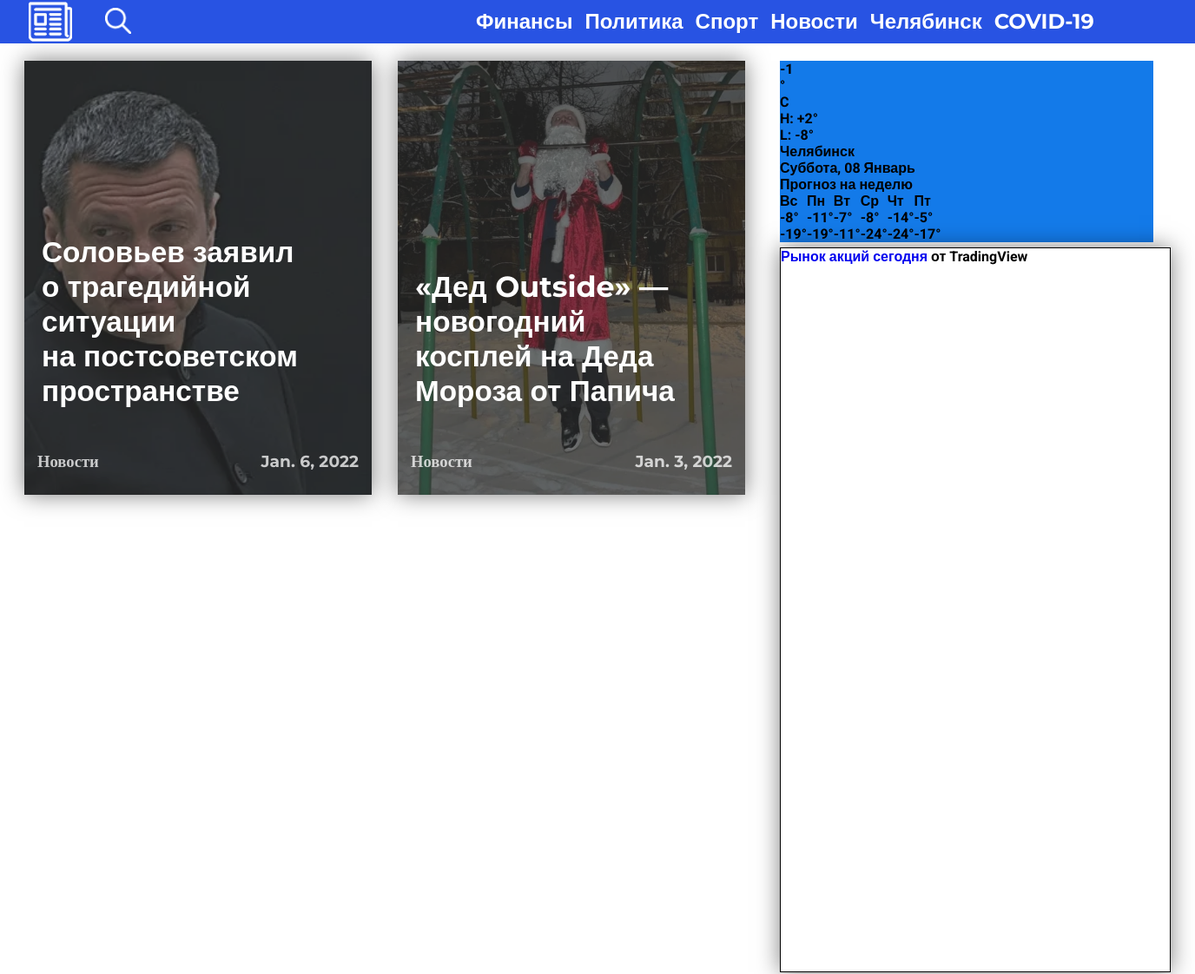
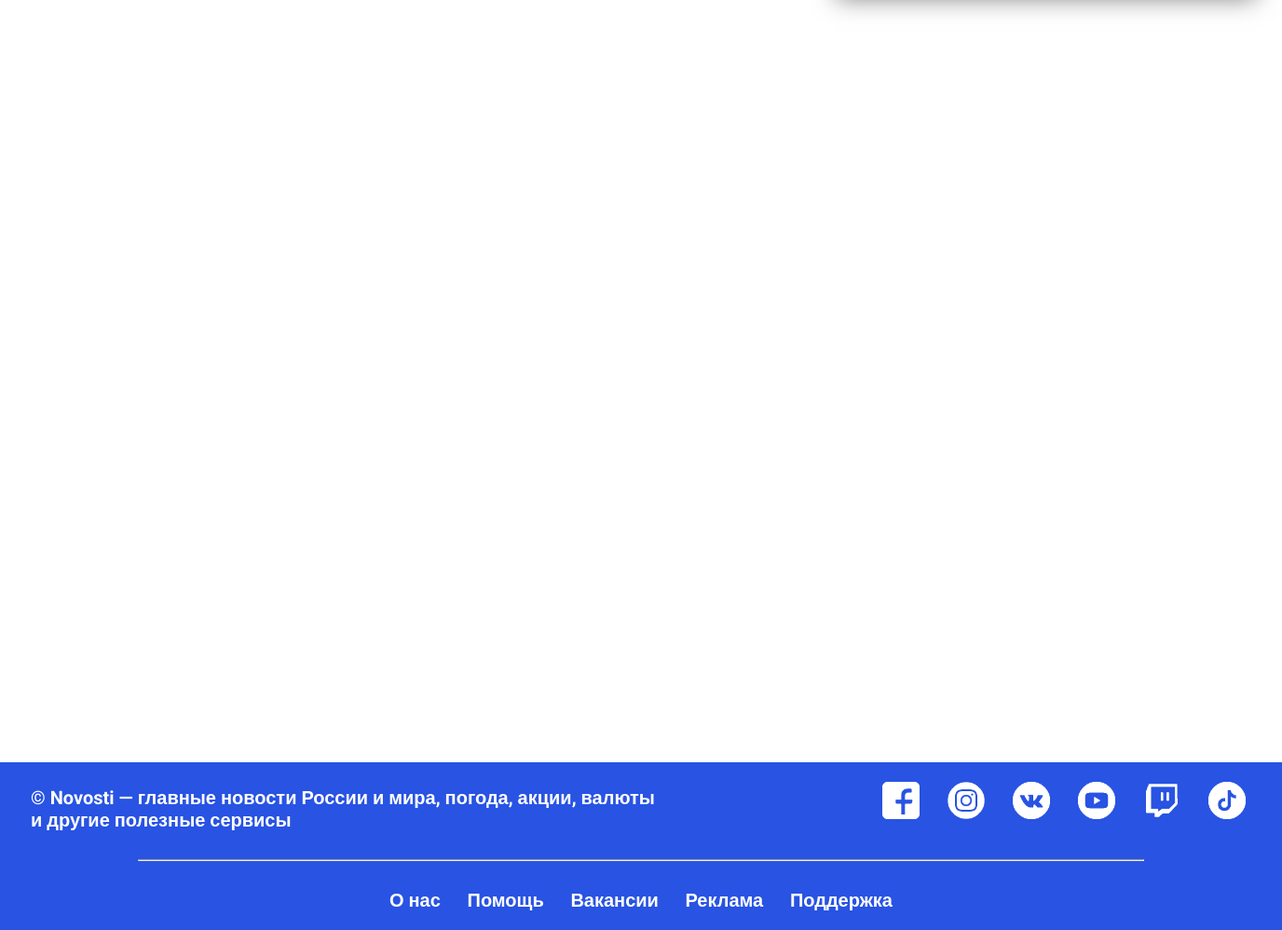
Page /news on the committed database (2 pictures, top to bottom).
### main/models.py (models this page shows, shortened)
class News(models.Model):
    title = models.CharField(max_length=100, verbose_name='заголовок новости')
    content = models.TextField(max_length=2000, verbose_name='содержание статьи')
    image = models.ImageField(verbose_name='изображение статьи')
    published = models.DateField(auto_now=True)
    type = models.CharField(max_length=20, verbose_name='тип новостей')
    class Meta:
        verbose_name = 'новость'
        verbose_name_plural = 'новости'

### main/views.py (the view, shortened to what this page needs)
# urls.py: path('news', NewsPage.as_view(), name='news'),
class NewsPage(View):
    def get(self, request, *args, **kwargs):
        main_news = News.objects.filter(type='Новости').order_by('-id')[:4]
        bottom_news = News.objects.filter(type='Новости').order_by('-id')[4:]
        form = SearchForm()
        return render(request, 'main/news_page.html',
                      {'main_news': main_news, 'bottom_news_politics': bottom_news,
                       'form': form})

### main/templates/main/news_page.html (shortened to what this page needs)
{% load static %}
<!DOCTYPE html>
<html lang="ru">
<head>
	<link rel="stylesheet" href="{% static 'css/styles.css'%}">
</head>
<body>
<div id="main_page">
	<header class="header">
		<div class="top_line">
			<div class="main_menu">
				<a href="{% url 'main' %}" >
					<img src="{% static 'images/icon_header_logo.png' %}" alt="" class="logo_navigation">
				</a>
				<div class="search_box">
					{% block content %}
					<form method="post" class="Vladik">
						<button type="submit" class="magnifier_button">
							<img src="{% static 'images/magnifier_white.png' %}" class="magnifier_picture" alt="">
						</button>
					</form>
					{% endblock %}
				</div>
				<ul class="menu_elements">
					<li class="menu_finances">
						<a href="{% url 'finances' %}">Финансы</a>
					</li >
					<li class="menu_politics">
						<a href="{% url 'politics' %}">Политика</a>
					</li >
					<li class="menu_sport">
						<a href="{% url 'sport' %}">Спорт</a>
					</li >
					<li class="menu_news">
						<a href="{% url 'news' %}">Новости</a>
					</li >
					<li class="menu_chelyabinsk">
						<a href="{% url 'chelyabinsk' %}">Челябинск</a>
					</li >
					<li class="menu_covid">
						<a href="{% url 'covid' %}">COVID-19</a>
					</li >
				</ul>
			</div>
		</div>
	</header>
<div class="main_info">
	<div class="main_block">
	<div class="main_news">
		<div class="main_grid">
			{% block main %}
			{% for main_elem in main_news %}
			<div class="single_main_news">
			<a href="{% url 'article-detail' main_elem.id %}">
				{% if main_elem.image %}
				<img src="{{ main_elem.image.url }}" alt="" class="first_news_image"/>
				{% endif %}
				<div class="black_background"></div>
				<p class="main_block_text">
				  	{{ main_elem.title }}
			  </p>
			  <div class="main_block_single_news_bottom_info">
			  	<p class="main_block_single_news_type">
					{{ main_elem.type }}
			  	</p>
			  	<p class="main_block_single_news_time">
			  		{{ main_elem.published }}
			  	</p>
			  </div>
			</a>
		</div>
			{% endfor %}
			{% endblock %}
		</div>
	</div>
	<div class="side_news">
		<div class="side_grid">
			<div id="m-booked-weather-bl250-27932"> <div class="booked-wzs-250-175 weather-customize" style="background-color:#137AE9;width:430px;" id="width3"> <div class="booked-wzs-250-175_in"> <div class="booked-wzs-250-175-data"> <div class="booked-wzs-250-175-right"> <div class="booked-wzs-day-deck"> <div class="booked-wzs-day-val"> <div class="booked-wzs-day-number">-1</div> <div class="booked-wzs-day-dergee"> <div class="booked-wzs-day-dergee-val">&deg;</div> <div class="booked-wzs-day-dergee-name">C</div> </div> </div> <div class="booked-wzs-day"> <div class="booked-wzs-day-d">H: <span class="plus">+</span>2&deg;</div> <div class="booked-wzs-day-n">L: -8&deg;</div> </div> </div> <div class="booked-wzs-250-175-info"> <div class="booked-wzs-250-175-city">Челябинск </div> <div class="booked-wzs-250-175-date">Суббота, 08 Январь</div> <div class="booked-wzs-left"> <span class="booked-wzs-bottom-l">Прогноз на неделю</span> </div> </div> </div> </div> <table cellpadding="0" cellspacing="0" class="booked-wzs-table-250"> <tr> <td>Вс</td> <td>Пн</td> <td>Вт</td> <td>Ср</td> <td>Чт</td> <td>Пт</td> </tr> <tr> <td class="week-day-val">-8&deg;</td> <td class="week-day-val">-11&deg;</td> <td class="week-day-val">-7&deg;</td> <td class="week-day-val">-8&deg;</td> <td class="week-day-val">-14&deg;</td> <td class="week-day-val">-5&deg;</td> </tr> <tr> <td class="week-day-val">-19&deg;</td> <td class="week-day-val">-19&deg;</td> <td class="week-day-val">-11&deg;</td> <td class="week-day-val">-24&deg;</td> <td class="week-day-val">-24&deg;</td> <td class="week-day-val">-17&deg;</td> </tr> </table> </div> </div> </div>
				<div class="stock_content">
<div class="tradingview-widget-container">
  <div class="tradingview-widget-copyright"><a href="https://ru.tradingview.com/markets/stocks-usa/" rel="noopener" target="_blank"><span class="blue-text">Рынок акций сегодня</span></a> от TradingView</div>
</div>
				</div>
		</div>
	</div>
	</div>
	<div class="bottom_news">
		<div class="bottom_grid">
		</div>
	</div>
</div>
	<footer class="footer">
		<div class="bottom_line">
			<div class="footer_info">
				<p class="footer_site_info">
				© Novosti — главные новости России и мира, погода, акции, валюты
				<br>
				 и другие полезные сервисы
				</p>
				<div class="footer_social">
						<a href="#">
							<img src="images/facebook_logo_white.png"  alt="" class="footer_social_logo">
						</a>
						<a href="#">
							<img src="images/instagram_logo_white.png"  alt="" class="footer_social_logo">
						</a>
						<a href="#">
							<img src="images/vk_logo_white.png"  alt="" class="footer_social_logo">
						</a>
						<a href="#">
							<img src="images/youtube_logo_white.png" alt=""  class="footer_social_logo">
						</a>
						<a href="#">
							<img src="images/twitch_logo_white.png"  alt="" class="footer_social_logo">
						</a>
						<a href="#">
							<img src="images/tiktok_logo_white.png"  alt="" class="footer_social_logo">
						</a>
				</div>
			</div>
			<hr class="footer_white_line"/>
			<div class="other_info">
				<a href="" class="single_other_info">
					<p>О нас</p>
				</a>
				<a href="" class="single_other_info">
					<p>Помощь</p>
				</a>
				<a href="" class="single_other_info">
					<p>Вакансии</p>
				</a>
				<a href="" class="single_other_info">
					<p>Реклама</p>
				</a>
				<a href="" class="single_other_info">
					<p>Поддержка</p>
				</a>
			</div>
		</div>
	</footer>
</div>
</body>
</html>

### main/static/css/styles.css (style rules this page uses)
body { width: 100%; margin: auto; padding: 0; font-family: 'Roboto', "Montserrat", "Work Sans", sans-serif; font-weight: bold; }
*, *:before, *:after { box-sizing: border-box; margin: 0; padding: 0; }
header { position: fixed; top: 0; background: #2853E3; padding: 0; width: 100%; height: 50px; z-index: 10; margin-bottom: 60px; }
footer { font-weight: bold; background: #2853E3; width: 100%; min-width: 1350px; height: 180px; display: flex; float: bottom; }
h1,h2,h3,h4,h5,h6,p { margin : 0; padding : 0; }
a { text-decoration: none }
.top_line { width: 1350px; margin : auto; }
.main_menu { display: -webkit-flex; display: flex; justify-content: space-between; width: 1350px; min-width: 1080px; height: 50px; }
.logo_navigation { position: relative; width: 50px; margin: 0px 20px; }
.search_box { float: left; display: -webkit-flex; display: flex; justify-content: space-between; width: 400px; min-width: 220px; background: #2853E3; border: 4px solid #2853E3; margin: 0; padding: 0; margin-top: 5px; }
.Vladik { margin: 0px auto; height:100%; width:100%; }
.magnifier_button { background: #2853E3; border: none; display: inline-block; height: 30px; padding: 0px; margin: 0px; vertical-align: top; width: 30px; }
.magnifier_button img { display: block; height: 30px; width: 30px; }
ul.menu_elements { list-style-type: none; width: 840px; min-width: 750px; padding-left: 20px; padding-bottom: 20px; margin-top : 10px; align-content: center; justify-content: end; }
ul.menu_elements li { text-decoration: none; display: inline-flex; margin: 0px 5px; }
ul.menu_elements li a { text-decoreation : none; text-decoration-line: none; color: white; font-family: 'Montserrat', sans-serif; font-size: 24px; display: -webkit-flex; display: flex; transition: all 0.35s ease; }
.main_info { width: 1360px; margin: auto; }
.main_block { margin-top: 30px; position : relative; display: -webkit-flex; display: flex; width : 1360px; height: auto; }
.main_news { width: 65%; height: auto; }
.main_grid { margin: 40px 0px 0px 20px; display: grid; grid-template-columns: 400px 400px; grid-template-rows: 500px 500px; gap: 50px 30px; grid-template-areas: ". ." ". ."; }
.first_news_image { object-fit: cover; position: relative; width: 100%; height: 100%; opacity: 0.75; transition: all .25s ease-in; }
.single_main_news { position: relative; overflow: hidden; box-shadow: 0 0 25px rgba(0,0,0,0.5); }
.black_background { position: absolute; top: 0%; left: 0%; width: 100%; height: 100%; background: black; opacity: 0.5; }
.main_block_text { position: absolute; padding-left: 20px; top: 0%; height: 400px; width: 350px; font-family: Montserrat, sans-serif; font-size: 25pt; color: white; word-break: break-word; display: flex; align-items: flex-end; }
.main_block_single_news_bottom_info { display: flex; justify-content: space-between; position: absolute; color: white; font-family: Montserrat; font-size: 14pt; width: 100%; height: 50px; bottom: 0; padding: 0 15px 15px 15px; opacity: 0.75; }
.side_news { width: 35%; height: 1100px; margin-right: 10px; margin-left: 40px; }
.side_grid { display: grid; margin: 40px 40px 0px 0px; grid-template-columns: 450px; grid-template-rows: 165px 835px; gap: 50px 30px; grid-template-areas: "." "."; }
.stock_content { display: flex; border: 1px solid black; box-shadow: 0 0 25px rgba(0,0,0,0.5); position: relative; height: 100%; width: 100%; }
.bottom_grid { margin: 40px 0px 30px 20px; display: grid; grid-template-columns: 300px 300px 300px 300px; grid-template-rows: 350px 350px; gap: 40px 40px; grid-template-areas: ". . . ." ". . . ."; }
.bottom_line { width: 1350px; overflow: auto; margin : auto; }
.footer_info { display: inline-flex; width: 100%; font-size: 15pt; color: white; font-family: 'Roboto', sans-serif; }
.footer_site_info { padding-left: 20px; padding-top: 25px; }
.footer_social { display: inline-flex; padding-top: 25px; padding-left: 17%; }
.footer_social_logo { margin: -5px 15px 5px 15px; width: 40px; height: 40px; }
.footer_white_line { top: 50%; height: 2px; color: white; width: 80%; margin: 30px 10% 10px 10%; }
.other_info { padding: 20px 30%; width: 100%; display: flex; justify-content: space-between; color: white; font-size: 15pt; }
.single_other_info { text-decoration : none; color: white; }

### rows in the picture
News: image (picture), title "Соловьев заявил о трагедийной ситуации на постсоветском пространстве", type "Новости", published "Jan. 6, 2022"
News: image (picture), title "«Дед Outside» — новогодний косплей на Деда Мороза от Папича", type "Новости", published "Jan. 3, 2022"
